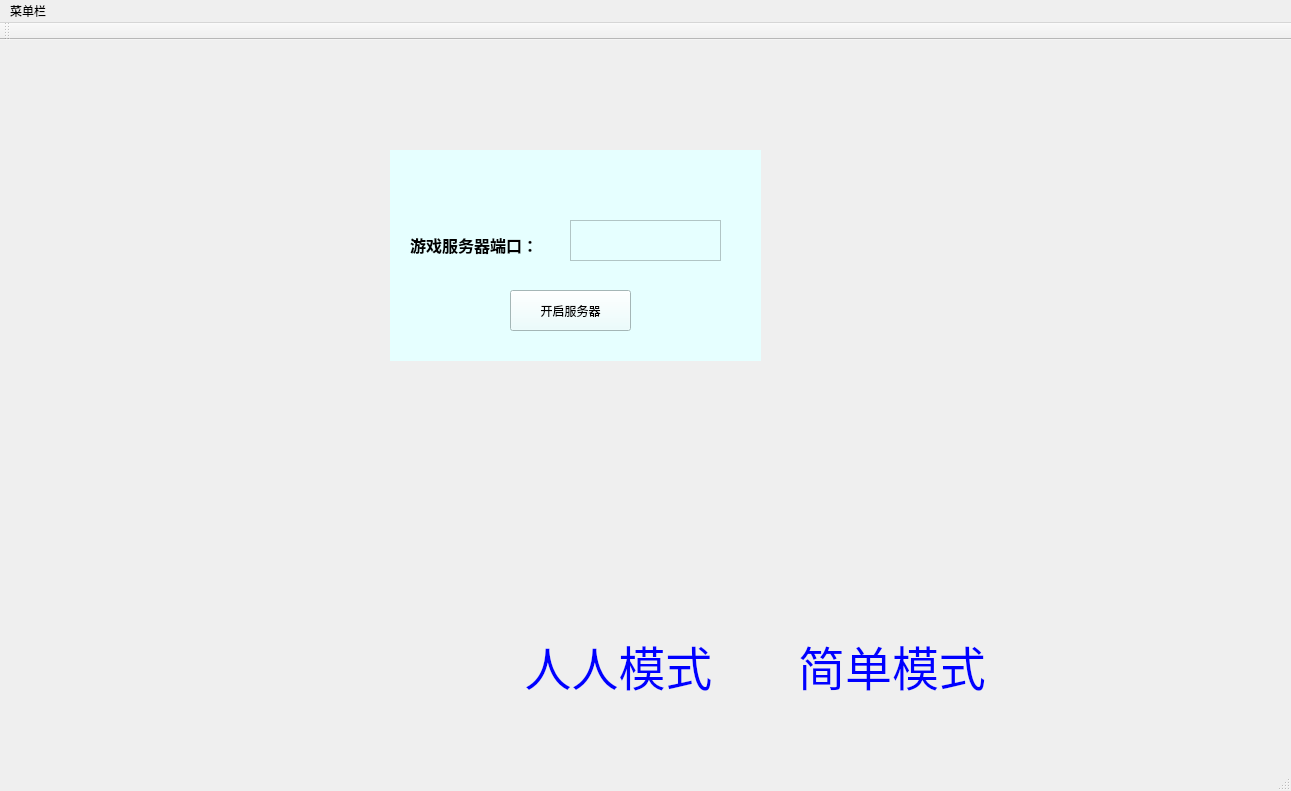
<?xml version="1.0" encoding="UTF-8"?>
<ui version="4.0">
 <class>MainWindow</class>
 <widget class="QMainWindow" name="MainWindow">
  <property name="geometry">
   <rect>
    <x>0</x>
    <y>0</y>
    <width>1291</width>
    <height>791</height>
   </rect>
  </property>
  <property name="windowTitle">
   <string>MainWindow</string>
  </property>
  <property name="styleSheet">
   <string notr="true"/>
  </property>
  <widget class="QWidget" name="centralWidget">
   <widget class="QWidget" name="selecttype" native="true">
    <property name="geometry">
     <rect>
      <x>330</x>
      <y>470</y>
      <width>671</width>
      <height>552</height>
     </rect>
    </property>
    <property name="styleSheet">
     <string notr="true">font: 35pt &quot;华文行楷&quot;;
color:rgb(0, 0, 255);</string>
    </property>
    <layout class="QGridLayout" name="gridLayout">
     <item row="9" column="1">
      <spacer name="horizontalSpacer_3">
       <property name="orientation">
        <enum>Qt::Horizontal</enum>
       </property>
       <property name="sizeHint" stdset="0">
        <size>
         <width>40</width>
         <height>20</height>
        </size>
       </property>
      </spacer>
     </item>
     <item row="6" column="1">
      <widget class="QPushButton" name="ButtonMA">
       <property name="font">
        <font>
         <family>华文行楷</family>
         <pointsize>35</pointsize>
         <weight>50</weight>
         <italic>false</italic>
         <bold>false</bold>
        </font>
       </property>
       <property name="styleSheet">
        <string notr="true"/>
       </property>
       <property name="text">
        <string>人机模式</string>
       </property>
       <property name="flat">
        <bool>true</bool>
       </property>
      </widget>
     </item>
     <item row="2" column="1">
      <spacer name="horizontalSpacer">
       <property name="orientation">
        <enum>Qt::Horizontal</enum>
       </property>
       <property name="sizeHint" stdset="0">
        <size>
         <width>40</width>
         <height>20</height>
        </size>
       </property>
      </spacer>
     </item>
     <item row="0" column="1">
      <spacer name="horizontalSpacer_5">
       <property name="orientation">
        <enum>Qt::Horizontal</enum>
       </property>
       <property name="sizeHint" stdset="0">
        <size>
         <width>40</width>
         <height>20</height>
        </size>
       </property>
      </spacer>
     </item>
     <item row="1" column="1">
      <spacer name="horizontalSpacer_4">
       <property name="orientation">
        <enum>Qt::Horizontal</enum>
       </property>
       <property name="sizeHint" stdset="0">
        <size>
         <width>40</width>
         <height>20</height>
        </size>
       </property>
      </spacer>
     </item>
     <item row="10" column="1">
      <spacer name="horizontalSpacer_2">
       <property name="orientation">
        <enum>Qt::Horizontal</enum>
       </property>
       <property name="sizeHint" stdset="0">
        <size>
         <width>40</width>
         <height>20</height>
        </size>
       </property>
      </spacer>
     </item>
     <item row="7" column="1">
      <widget class="QPushButton" name="ButtonAA">
       <property name="font">
        <font>
         <family>华文行楷</family>
         <pointsize>35</pointsize>
         <weight>50</weight>
         <italic>false</italic>
         <bold>false</bold>
        </font>
       </property>
       <property name="styleSheet">
        <string notr="true"/>
       </property>
       <property name="text">
        <string>机机模式</string>
       </property>
       <property name="autoDefault">
        <bool>false</bool>
       </property>
       <property name="flat">
        <bool>true</bool>
       </property>
      </widget>
     </item>
     <item row="7" column="2">
      <widget class="QPushButton" name="ButtonDiff">
       <property name="font">
        <font>
         <family>华文行楷</family>
         <pointsize>35</pointsize>
         <weight>50</weight>
         <italic>false</italic>
         <bold>false</bold>
        </font>
       </property>
       <property name="styleSheet">
        <string notr="true"/>
       </property>
       <property name="text">
        <string>困难模式</string>
       </property>
       <property name="flat">
        <bool>true</bool>
       </property>
      </widget>
     </item>
     <item row="5" column="2">
      <widget class="QPushButton" name="ButtonEasy">
       <property name="font">
        <font>
         <family>华文行楷</family>
         <pointsize>35</pointsize>
         <weight>50</weight>
         <italic>false</italic>
         <bold>false</bold>
        </font>
       </property>
       <property name="mouseTracking">
        <bool>false</bool>
       </property>
       <property name="styleSheet">
        <string notr="true"/>
       </property>
       <property name="text">
        <string>简单模式</string>
       </property>
       <property name="flat">
        <bool>true</bool>
       </property>
      </widget>
     </item>
     <item row="5" column="1">
      <widget class="QPushButton" name="ButtonMM">
       <property name="font">
        <font>
         <family>华文行楷</family>
         <pointsize>35</pointsize>
         <weight>50</weight>
         <italic>false</italic>
         <bold>false</bold>
        </font>
       </property>
       <property name="styleSheet">
        <string notr="true"/>
       </property>
       <property name="text">
        <string>人人模式</string>
       </property>
       <property name="default">
        <bool>false</bool>
       </property>
       <property name="flat">
        <bool>true</bool>
       </property>
      </widget>
     </item>
     <item row="6" column="0">
      <widget class="QPushButton" name="ButtonOn">
       <property name="font">
        <font>
         <family>华文行楷</family>
         <pointsize>35</pointsize>
         <weight>50</weight>
         <italic>false</italic>
         <bold>false</bold>
        </font>
       </property>
       <property name="styleSheet">
        <string notr="true"/>
       </property>
       <property name="text">
        <string>联网</string>
       </property>
       <property name="autoDefault">
        <bool>false</bool>
       </property>
       <property name="flat">
        <bool>true</bool>
       </property>
      </widget>
     </item>
    </layout>
   </widget>
   <widget class="Jiemian" name="widget" native="true">
    <property name="geometry">
     <rect>
      <x>50</x>
      <y>410</y>
      <width>120</width>
      <height>80</height>
     </rect>
    </property>
    <property name="mouseTracking">
     <bool>true</bool>
    </property>
   </widget>
   <widget class="QWidget" name="console" native="true">
    <property name="geometry">
     <rect>
      <x>390</x>
      <y>110</y>
      <width>371</width>
      <height>211</height>
     </rect>
    </property>
    <property name="styleSheet">
     <string notr="true">background-color:rgb(230,255,255);</string>
    </property>
    <widget class="QLabel" name="label">
     <property name="geometry">
      <rect>
       <x>20</x>
       <y>80</y>
       <width>161</width>
       <height>31</height>
      </rect>
     </property>
     <property name="text">
      <string>&lt;html&gt;&lt;head/&gt;&lt;body&gt;&lt;p&gt;&lt;span style=&quot; font-size:12pt; font-weight:600;&quot;&gt;游戏服务器端口：&lt;/span&gt;&lt;/p&gt;&lt;/body&gt;&lt;/html&gt;</string>
     </property>
    </widget>
    <widget class="QTextEdit" name="textEdit">
     <property name="geometry">
      <rect>
       <x>180</x>
       <y>70</y>
       <width>151</width>
       <height>41</height>
      </rect>
     </property>
     <property name="cursorWidth">
      <number>2</number>
     </property>
    </widget>
    <widget class="QPushButton" name="pushButton">
     <property name="geometry">
      <rect>
       <x>120</x>
       <y>140</y>
       <width>121</width>
       <height>41</height>
      </rect>
     </property>
     <property name="text">
      <string>开启服务器</string>
     </property>
    </widget>
   </widget>
  </widget>
  <widget class="QMenuBar" name="menuBar">
   <property name="geometry">
    <rect>
     <x>0</x>
     <y>0</y>
     <width>1291</width>
     <height>26</height>
    </rect>
   </property>
   <property name="styleSheet">
    <string notr="true"/>
   </property>
   <widget class="QMenu" name="menuSix_Stone_Master">
    <property name="mouseTracking">
     <bool>false</bool>
    </property>
    <property name="styleSheet">
     <string notr="true"/>
    </property>
    <property name="title">
     <string>菜单栏</string>
    </property>
    <property name="toolTipsVisible">
     <bool>false</bool>
    </property>
   </widget>
   <addaction name="menuSix_Stone_Master"/>
  </widget>
  <widget class="QToolBar" name="mainToolBar">
   <attribute name="toolBarArea">
    <enum>TopToolBarArea</enum>
   </attribute>
   <attribute name="toolBarBreak">
    <bool>false</bool>
   </attribute>
  </widget>
  <widget class="QStatusBar" name="statusBar"/>
 </widget>
 <layoutdefault spacing="6" margin="11"/>
 <customwidgets>
  <customwidget>
   <class>Jiemian</class>
   <extends>QWidget</extends>
   <header>jiemian.h</header>
   <container>1</container>
  </customwidget>
 </customwidgets>
 <resources/>
 <connections/>
</ui>
